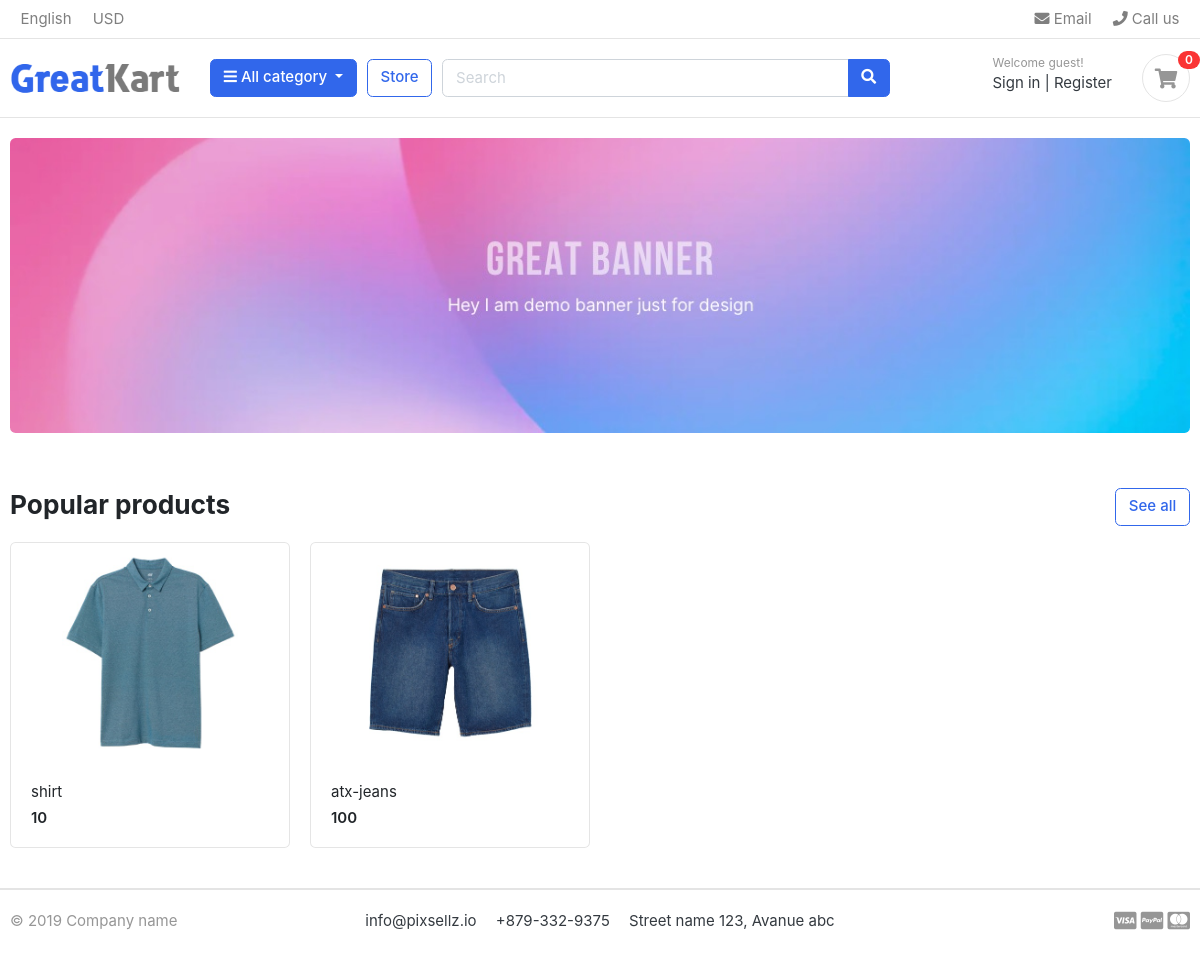
/, run on an earlier commit of the app's database.
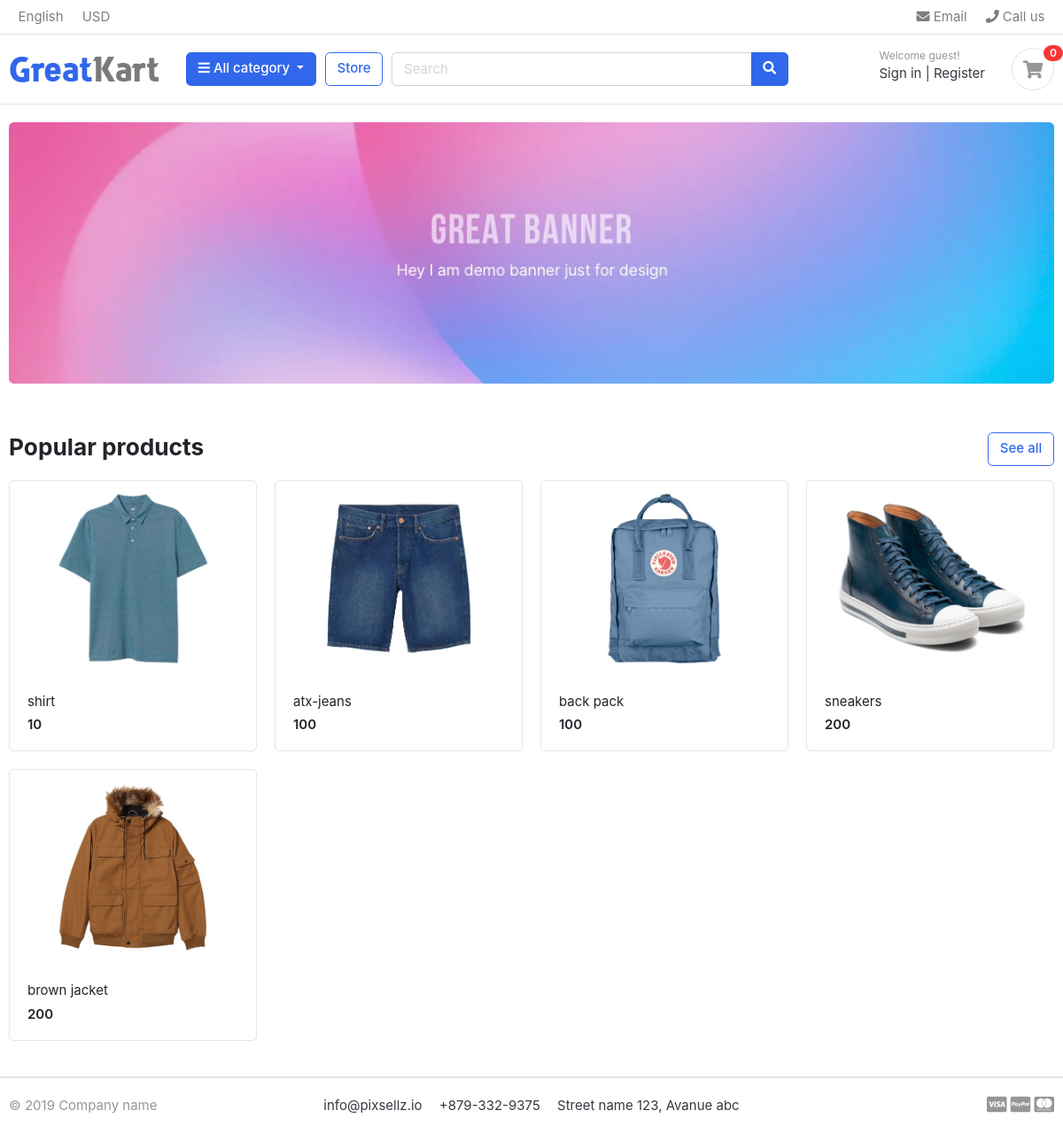
And on a later commit of the database.
### store/models.py (models this page shows, shortened)
class Product(models.Model):
    product_name    = models.CharField(max_length=200, unique=True)
    slug            = models.SlugField(max_length=200, unique=True)
    description     = models.TextField(max_length=500, blank=True)
    price           = models.IntegerField()
    images          = models.ImageField(upload_to='photos/products')
    stock           = models.IntegerField()
    is_available    = models.BooleanField(default=True)
    category        = models.ForeignKey(Category, on_delete=models.CASCADE)
    created_date    = models.DateTimeField(auto_now_add=True)
    modified_date   = models.DateTimeField(auto_now=True)
    def get_url(self):
        return reverse('product_detail', args=[self.category.slug, self.slug])

### greatcart/views.py (the view)
# urls.py: 2. Add a URL to urlpatterns:  path('', views.home, name='home')
def home(request):
    products = Product.objects.all().filter(is_available=True)
    context = {
        'products': products,
    }
    return render(request,'home.html', context)

### category/context_processors.py (called while the page is built)
def menu_links(request):
    links = Category.objects.all()
    return dict(links=links)

### category/models.py (called while the page is built)
    def get_url(self):
        return reverse('products_by_category', args=[self.slug])

### templates/home.html
{% extends 'base.html' %}
{%  load static %}
{%  block content%}
<section class="section-intro padding-y-sm">
<div class="container">
<div class="intro-banner-wrap">
	<img src="{% static 'images/banners/1.jpg' %}" class="img-fluid rounded">
</div>
</div>
</section>
<section class="section-name padding-y-sm">
<div class="container">
<header class="section-heading">
	<a href="{% url 'store' %}" class="btn btn-outline-primary float-right">See all</a>
	<h3 class="section-title">Popular products</h3>
</header>
<div class="row">
    {% for product in products %}
	<div class="col-md-3">
		<div class="card card-product-grid">
			<a href="{{ product.get_url }}" class="img-wrap"> <img src="{{ product.images.url }}"> </a>
			<figcaption class="info-wrap">
				<a href="{{ product.get_url }}" class="title">{{  product.product_name }}</a>
				<div class="price mt-1">{{ product.price }}</div>
			</figcaption>
		</div>
	</div>
    {% endfor %}
</div>
</div>
</section>
{% endblock %}

What changed in the data, as far as the page shows it:
added Product: images (picture), product_name "back pack", price "100"
added Product: images (picture), product_name "sneakers", price "200"
added Product: images (picture), product_name "brown jacket", price "200"
